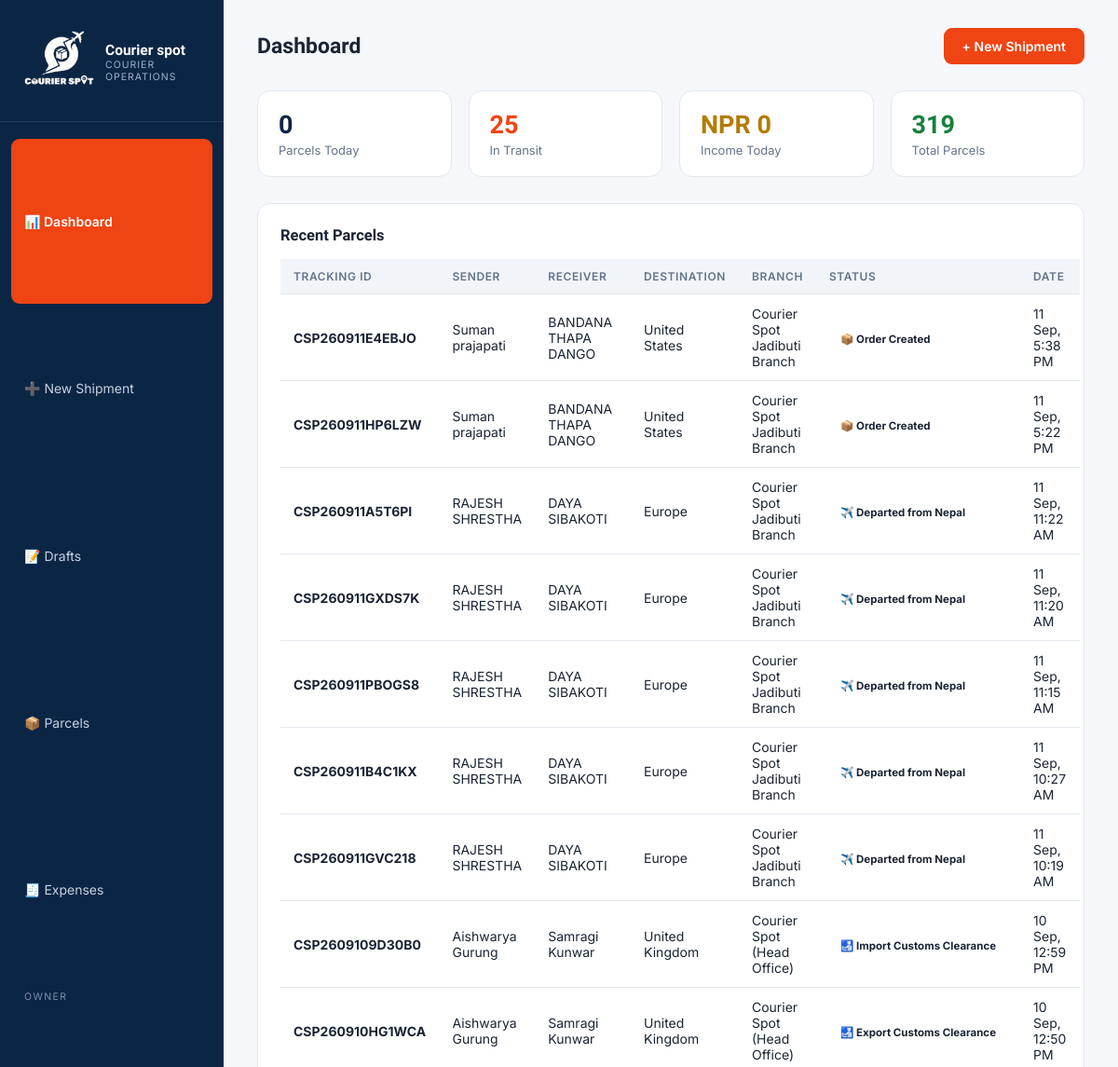
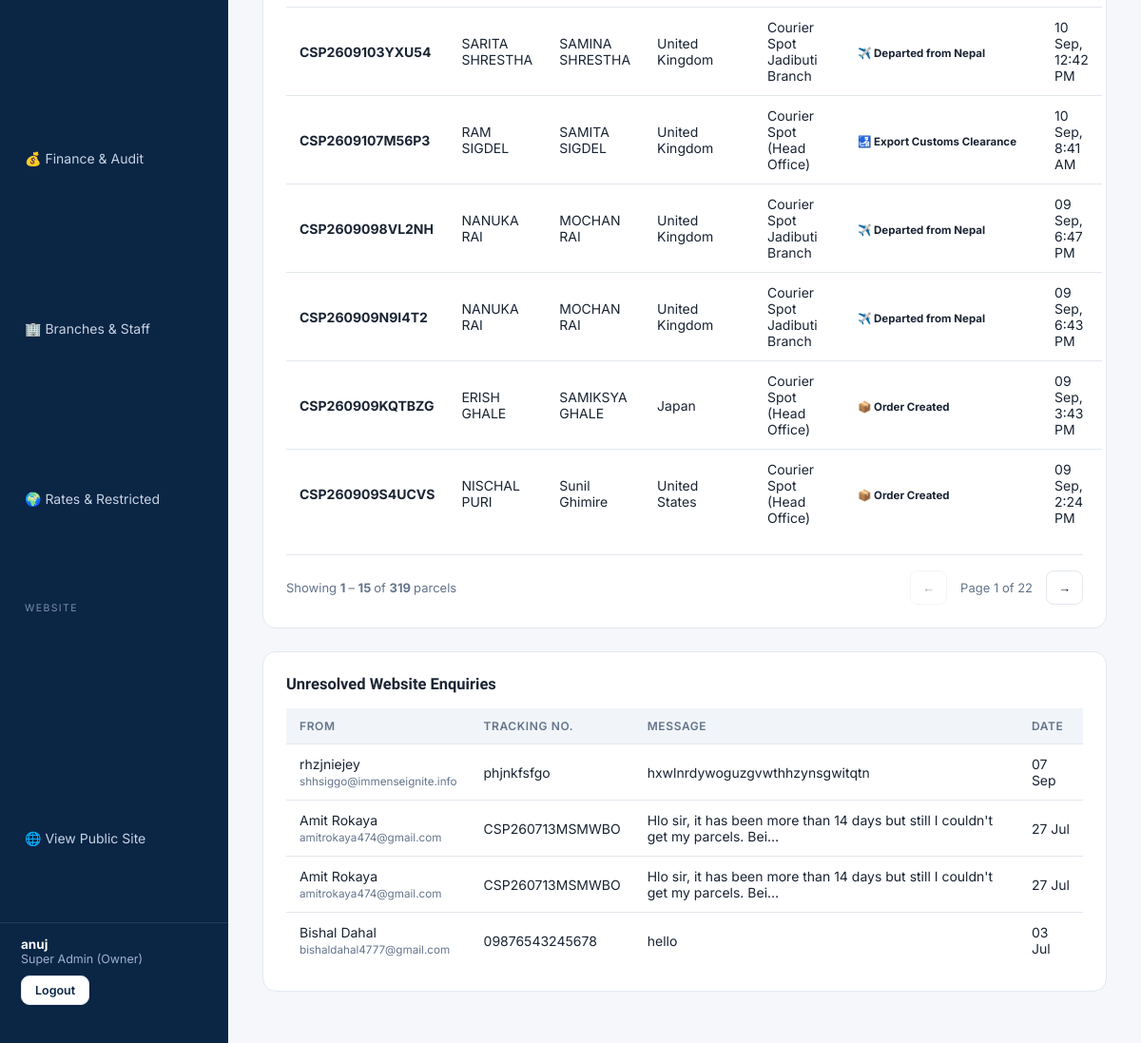
Screenshot of /panel/ (signed in) with the database file from the repository (2 pictures, top to bottom).
### accounts/models.py (models this page shows, shortened)
class User(AbstractUser):
    class Roles(models.TextChoices):
        SUPERADMIN = 'SUPERADMIN', 'Super Admin (Owner)'
        BRANCH_ADMIN = 'BRANCH_ADMIN', 'Branch Admin'
        STAFF = 'STAFF', 'Staff'
        CUSTOMER = 'CUSTOMER', 'Customer'
    role = models.CharField(max_length=20, choices=Roles.choices, default=Roles.CUSTOMER)
    branch = models.ForeignKey('operations.Branch', null=True, blank=True,
                               on_delete=models.SET_NULL, related_name='users')
    phone = models.CharField(max_length=20, blank=True)
    address = models.CharField(max_length=255, blank=True)
    @property
    def is_owner(self):
        return self.role == self.Roles.SUPERADMIN
    @property
    def is_panel_user(self):
        return self.role in (self.Roles.SUPERADMIN, self.Roles.BRANCH_ADMIN, self.Roles.STAFF)

### tracking/models.py (models this page shows, shortened)
class Parcel(models.Model):
    class Status(models.TextChoices):
        ORDER_CREATED = 'ORDER_CREATED', '📦 Order Created'
        COLLECTED = 'COLLECTED', '✅ Parcel Collected'
        RECEIVED_BRANCH = 'RECEIVED_BRANCH', '🏢 Received at Courier Spot Branch'
        PROCESSED = 'PROCESSED', '📋 Shipment Processed'
        TRANSFERRED_HUB = 'TRANSFERRED_HUB', '🚚 Transferred to Kathmandu Export Hub'
        EXPORT_CUSTOMS = 'EXPORT_CUSTOMS', '🛃 Export Customs Clearance'
        DEPARTED = 'DEPARTED', '✈️ Departed from Nepal'
        IN_TRANSIT = 'IN_TRANSIT', '🌍 In Transit'
        ARRIVED_DEST = 'ARRIVED_DEST', 'Arrived at Destination Country'
        IMPORT_CUSTOMS = 'IMPORT_CUSTOMS', '🛃 Import Customs Clearance'
        TRANSFERRED_LOCAL = 'TRANSFERRED_LOCAL', '🚛 Transferred to Local Delivery Partner'
        OUT_FOR_DELIVERY = 'OUT_FOR_DELIVERY', '🚚 Out for Delivery'
        DELIVERED = 'DELIVERED', '✅ Delivered'
        CANCELLED = 'CANCELLED', 'Cancelled'
    CARRIERS = [('FEDEX', 'FedEx'), ('DHL', 'DHL Express'), ('ARAMEX', 'Aramex'),
                 ('DPD', 'DPD'),('UPS', 'UPS'),('LHR', 'LHR'),('AMS', 'AMS'),]
    tracking_id = models.CharField(max_length=20, unique=True, editable=False)
    branch = models.ForeignKey('operations.Branch', on_delete=models.PROTECT, related_name='parcels')
    sender_name = models.CharField(max_length=120)
    sender_phone = models.CharField(max_length=20)
    sender_address = models.CharField(max_length=255)
    sender_email = models.EmailField(blank=True)
    receiver_name = models.CharField(max_length=120)
    receiver_phone = models.CharField(max_length=30)
    receiver_address = models.CharField(max_length=255)
    destination_country = models.CharField(max_length=80)
    receiver_email = models.EmailField(blank=True)
    status = models.CharField(max_length=20, choices=Status.choices, default=Status.ORDER_CREATED)
    carrier = models.CharField(max_length=10, choices=CARRIERS, blank=True)
    carrier_tracking_no = models.CharField(max_length=60, blank=True)
    qr_code = models.ImageField(upload_to='qr/', blank=True)
    created_by = models.ForeignKey(settings.AUTH_USER_MODEL, on_delete=models.PROTECT)
    created_at = models.DateTimeField(auto_now_add=True)
    is_draft = models.BooleanField(default=False)
    draft_customs_tax = models.DecimalField(max_digits=12, decimal_places=2,
                                            null=True, blank=True)
    class Meta:
        ordering = ['-created_at']

### operations/models.py (models this page shows, shortened)
class Branch(models.Model):
    name = models.CharField(max_length=120)
    location = models.CharField(max_length=160, help_text='City / area, e.g. Kathmandu — Dhumbarahi')
    address = models.CharField(max_length=255)
    phone = models.CharField(max_length=40)
    email = models.EmailField(blank=True)
    is_active = models.BooleanField(default=True)
    created_at = models.DateTimeField(auto_now_add=True)
    class Meta:
        verbose_name_plural = 'Branches'

### core/models.py (models this page shows, shortened)
class ContactEnquiry(models.Model):
    name = models.CharField(max_length=120)
    email = models.EmailField()
    tracking_number = models.CharField(max_length=30, blank=True)
    message = models.TextField()
    parcel = models.ForeignKey('tracking.Parcel', null=True, blank=True, on_delete=models.SET_NULL)
    created_at = models.DateTimeField(auto_now_add=True)
    is_resolved = models.BooleanField(default=False)
    class Meta:
        verbose_name_plural = 'Contact enquiries'
        ordering = ['-created_at']

### operations/views.py (the view)
# urls.py: path('panel/', ops.dashboard, name='panel_dashboard'),
@panel_required
def dashboard(request):
    today = timezone.localdate()
    parcels = branch_scope(Parcel.objects.filter(is_draft=False), request.user)
    invoices = branch_scope(Invoice.objects.all(), request.user)
    drafts = branch_scope(Parcel.objects.filter(is_draft=True), request.user)
    recent_parcels = parcels.select_related('branch').order_by('-created_at')
    paginator = Paginator(recent_parcels, 15)
    page_number = request.GET.get('page')
    recent = paginator.get_page(page_number)
    ctx = {
        'today_parcels': parcels.filter(created_at__date=today).count(),
        'total_parcels': parcels.count(),
        'in_transit': parcels.filter(status=Parcel.Status.IN_TRANSIT).count(),
        'today_income': invoices.filter(created_at__date=today).aggregate(s=Sum('grand_total'))['s'] or 0,
        'recent': recent,
        'draft_count': drafts.count(),
        'enquiries': ContactEnquiry.objects.filter(is_resolved=False)[:5] if request.user.is_owner else None,
    }
    return render(request, 'panel/dashboard.html', ctx)

### operations/views.py (called while the page is built)
def panel_required(view):
    @wraps(view)
    @login_required
    def wrapper(request, *a, **kw):
        if not request.user.is_panel_user:
            return HttpResponseForbidden('Staff panel access only.')
        return view(request, *a, **kw)
    return wrapper

def branch_scope(qs, user):
    return qs if user.is_owner else qs.filter(branch=user.branch)

### templates/panel/dashboard.html (shortened to what this page needs)
{% extends "panel/base_panel.html" %}
{% block content %}
<div class="topbar">
    <h1>Dashboard</h1>
    <a class="btn" href="{% url 'shipment_create' %}">
        + New Shipment
    </a>
</div>
<div class="stats">
    <div class="stat">
        <div class="n">
            {{ today_parcels }}
        </div>
        <div class="l">
            Parcels Today
        </div>
    </div>
    <div class="stat">
        <div class="n red">
            {{ in_transit }}
        </div>
        <div class="l">
            In Transit
        </div>
    </div>
    <div class="stat">
        <div class="n gold">
            NPR {{ today_income|floatformat:0 }}
        </div>
        <div class="l">
            Income Today
        </div>
    </div>
    <div class="stat">
        <div class="n green">
            {{ total_parcels }}
        </div>
        <div class="l">
            Total Parcels
        </div>
    </div>
</div>
<div class="card">
    <h3>Recent Parcels</h3>
    <table>
        <thead>
            <tr>
                <th>TRACKING ID</th>
                <th>SENDER</th>
                <th>RECEIVER</th>
                <th>DESTINATION</th>
                <th>BRANCH</th>
                <th>STATUS</th>
                <th>DATE</th>
            </tr>
        </thead>
        <tbody>
            {% for p in recent %}
            <tr
                onclick="location='{% url 'parcel_detail' p.pk %}'"
                style="cursor: pointer;"
            >
                <td>
                    <b>{{ p.tracking_id }}</b>
                </td>
                <td>
                    {{ p.sender_name }}
                </td>
                <td>
                    {{ p.receiver_name }}
                </td>
                <td>
                    {{ p.destination_country }}
                </td>
                <td>
                    {{ p.branch.name }}
                </td>
                <td>
                    <span class="pill pi-{{ p.status }}">
                        {{ p.get_status_display }}
                    </span>
                </td>
                <td>
                    {{ p.created_at|date:"d M, g:i A" }}
                </td>
            </tr>
            {% endfor %}
        </tbody>
    </table>
    {% if recent.has_other_pages %}
    <div class="pagination">
        <div class="pagination-left">
            Showing
            <strong>
                {{ recent.start_index }}
            </strong>
            –
            <strong>
                {{ recent.end_index }}
            </strong>
            of
            <strong>
                {{ recent.paginator.count }}
            </strong>
            parcels
        </div>
        <div class="pagination-right">
            {% if recent.has_previous %}
                <a
                    href="?page={{ recent.previous_page_number }}"
                    class="page-btn"
                    aria-label="Previous page"
                >
                    ←
                </a>
            {% else %}
                <span
                    class="page-btn disabled"
                    aria-disabled="true"
                >
                    ←
                </span>
            {% endif %}
            <span class="page-info">
                Page
                {{ recent.number }}
                of
                {{ recent.paginator.num_pages }}
            </span>
            {% if recent.has_next %}
                <a
                    href="?page={{ recent.next_page_number }}"
                    class="page-btn"
                    aria-label="Next page"
                >
                    →
                </a>
            {% endif %}
        </div>
    </div>
    {% endif %}
</div>
{% if enquiries %}
<div class="card">
    <h3>
        Unresolved Website Enquiries
    </h3>
    <table>
        <thead>
            <tr>
                <th>FROM</th>
                <th>TRACKING NO.</th>
                <th>MESSAGE</th>
                <th>DATE</th>
            </tr>
        </thead>
        <tbody>
            {% for e in enquiries %}
            <tr>
                <td>
                    {{ e.name }}
                    <br>
                    <small style="color: var(--muted);">
                        {{ e.email }}
                    </small>
                </td>
                <td>
                    {{ e.tracking_number|default:"—" }}
                </td>
                <td>
                    {{ e.message|truncatechars:80 }}
                </td>
                <td>
                    {{ e.created_at|date:"d M" }}
                </td>
            </tr>
            {% endfor %}
        </tbody>
    </table>
</div>
{% endif %}
{% endblock %}

### templates/panel/base_panel.html (shortened to what this page needs)
{% load static %}
<!DOCTYPE html>
<html lang="en">
<head>
</head>
<body>
<aside class="side">
  {% load static %}
  <a class="brand" href="{% url 'panel_dashboard' %}">
     <img src="{% static 'courierspotlogowhite.png' %}" alt="Courier Spot" style="height:80px;width:auto;display:block">
    <span><b>Courier spot</b><small>COURIER OPERATIONS</small></span>
  </a>
  <nav>
    <a href="{% url 'panel_dashboard' %}" class="{% if request.resolver_match.url_name == 'panel_dashboard' %}active{% endif %}">📊 Dashboard</a>
    <a href="{% url 'shipment_create' %}" class="{% if request.resolver_match.url_name == 'shipment_create' %}active{% endif %}">➕ New Shipment</a>
    <a href="{% url 'drafts' %}" class="{% if request.resolver_match.url_name == 'drafts' or request.resolver_match.url_name == 'draft_edit' %}active{% endif %}">📝 Drafts</a>
    <a href="{% url 'parcel_list' %}" class="{% if request.resolver_match.url_name == 'parcel_list' %}active{% endif %}">📦 Parcels</a>
    <a href="{% url 'expenses' %}" class="{% if request.resolver_match.url_name == 'expenses' %}active{% endif %}">🧾 Expenses</a>
    {% if user.is_owner %}
    <div class="sec">OWNER</div>
    <a href="{% url 'finance' %}" class="{% if request.resolver_match.url_name == 'finance' %}active{% endif %}">💰 Finance & Audit</a>
    <a href="{% url 'branches' %}" class="{% if request.resolver_match.url_name == 'branches' %}active{% endif %}">🏢 Branches & Staff</a>
    <a href="{% url 'rates_manage' %}" class="{% if request.resolver_match.url_name == 'rates_manage' %}active{% endif %}">🌍 Rates & Restricted</a>
    {% endif %}
    <div class="sec">WEBSITE</div>
    <a href="/" target="_blank">🌐 View Public Site</a>
  </nav>
  <div class="foot">
    <b>{{ user.first_name|default:user.username }}</b>
    {{ user.get_role_display }}{% if user.branch %} · {{ user.branch.name }}{% endif %}
    <form method="post" action="{% url 'logout' %}" style="margin-top:10px">{% csrf_token %}
      <button class="btn ghost" style="padding:7px 14px;font-size:12.5px">Logout</button></form>
  </div>
</aside>
<main class="main">
  {% block content %}{% endblock %}
</main>
</body>
</html>

### templates/panel/base_panel.html (style rules this page uses)
:root { --navy:#0B2545;--navy-2:#13315C;--crimson:#EF4413;--crimson-2:#F76B3F;--gold:#F2A900; --bg:#F5F7FA;--card:#FFFFFF;--border:#E3E8EF;--text:#1A2433;--muted:#64748B }
* { margin:0;padding:0;box-sizing:border-box }
body { font-family:'Inter',sans-serif;background:var(--bg);color:var(--text);display:flex;min-height:100vh }
a { text-decoration:none;color:inherit }
h1,h2,h3 { font-family:'Sora',sans-serif }
.side { width:240px;background:var(--navy);color:#fff;padding:26px 0;display:flex;flex-direction:column;position:fixed;top:0;bottom:0 }
.side .brand { display:flex;align-items:center;gap:11px;padding:0 22px 24px;border-bottom:1px solid rgba(255,255,255,.1);margin-bottom:18px }
.side .brand b { font-family:'Sora';font-size:15.5px }
.side .brand small { display:block;font-size:10.5px;color:#9DB2CE;letter-spacing:1px }
.side nav { display:grid;gap:2px;padding:0 12px;flex:1 }
.side nav a { padding:11px 14px;border-radius:9px;font-size:14px;color:#C7D3E3;display:flex;gap:11px;align-items:center;transition:background .2s,color .2s }
.side nav a.active { background:var(--crimson);color:#fff;font-weight:600 }
.side .sec { font-size:10.5px;letter-spacing:1.4px;color:#7B8FAB;padding:18px 14px 6px }
.side .foot { padding:14px 22px;border-top:1px solid rgba(255,255,255,.1);font-size:12.5px;color:#9DB2CE }
.side .foot b { color:#fff;display:block;font-size:13.5px }
.main { margin-left:240px;flex:1;padding:30px 36px;max-width:calc(100vw - 240px) }
.topbar { display:flex;justify-content:space-between;align-items:center;margin-bottom:28px;gap:18px;flex-wrap:wrap }
.topbar h1 { font-size:23px }
.btn { display:inline-flex;align-items:center;gap:8px;background:var(--crimson);color:#fff;border:none;padding:11px 20px;border-radius:9px;font-weight:600;font-size:14px;cursor:pointer;font-family:inherit;transition:background .2s,transform .2s }
.btn.ghost { background:#fff;color:var(--navy);border:1px solid var(--border) }
.stats { display:grid;grid-template-columns:repeat(auto-fit,minmax(190px,1fr));gap:18px;margin-bottom:28px }
.stat { background:var(--card);border:1px solid var(--border);border-radius:14px;padding:20px 22px }
.stat .n { font-family:'Sora';font-size:27px;font-weight:800;color:var(--navy) }
.stat .n.red { color:var(--crimson) }
.stat .n.green { color:#15803D }
.stat .n.gold { color:#B47B00 }
.stat .l { font-size:13px;color:var(--muted);margin-top:3px }
.card { background:var(--card);border:1px solid var(--border);border-radius:14px;padding:24px;margin-bottom:24px }
.card h3 { font-size:16.5px;margin-bottom:16px }
table { width:100%;border-collapse:collapse;font-size:14px }
th { text-align:left;padding:11px 14px;background:#F1F5F9;color:var(--muted);font-size:12px;letter-spacing:.6px;font-weight:600 }
td { padding:12px 14px;border-top:1px solid var(--border) }
.pill { padding:4px 12px;border-radius:999px;font-size:11.5px;font-weight:700;white-space:nowrap }

### templates/panel/dashboard.html (style rules this page uses)
.pagination { display: flex; align-items: center; justify-content: space-between; gap: 12px; margin-top: 18px; padding-top: 16px; border-top: 1px solid var(--border); }
.pagination-left { color: var(--muted); font-size: 13px; }
.pagination-right { display: flex; align-items: center; gap: 6px; }
.page-btn { display: inline-flex; align-items: center; justify-content: center; min-width: 36px; height: 36px; padding: 0 12px; border: 1px solid var(--border); border-radius: 8px; background: var(--card); color: inherit; text-decoration: none; font-size: 13px; font-weight: 500; transition: all 0.2s ease; }
.page-btn.disabled { opacity: 0.4; pointer-events: none; }
.page-info { padding: 0 8px; color: var(--muted); font-size: 13px; white-space: nowrap; }

### rows the page displays
User: first_name "anuj", role "Super Admin (Owner)"
Parcel: tracking_id "CSP260911E4EBJO", sender_name "Suman prajapati", receiver_name "BANDANA THAPA DANGO", destination_country "United States", branch.name "Courier Spot Jadibuti Branch", status "📦 Order Created", created_at "11 Sep, 5:38 PM"
Parcel: tracking_id "CSP260911HP6LZW", sender_name "Suman prajapati", receiver_name "BANDANA THAPA DANGO", destination_country "United States", branch.name "Courier Spot Jadibuti Branch", status "📦 Order Created", created_at "11 Sep, 5:22 PM"
Parcel: tracking_id "CSP260911A5T6PI", sender_name "RAJESH SHRESTHA", receiver_name "DAYA SIBAKOTI", destination_country "Europe", branch.name "Courier Spot Jadibuti Branch", status "✈️ Departed from Nepal", created_at "11 Sep, 11:22 AM"
Parcel: tracking_id "CSP260911GXDS7K", sender_name "RAJESH SHRESTHA", receiver_name "DAYA SIBAKOTI", destination_country "Europe", branch.name "Courier Spot Jadibuti Branch", status "✈️ Departed from Nepal", created_at "11 Sep, 11:20 AM"
Parcel: tracking_id "CSP260911PBOGS8", sender_name "RAJESH SHRESTHA", receiver_name "DAYA SIBAKOTI", destination_country "Europe", branch.name "Courier Spot Jadibuti Branch", status "✈️ Departed from Nepal", created_at "11 Sep, 11:15 AM"
Parcel: tracking_id "CSP260911B4C1KX", sender_name "RAJESH SHRESTHA", receiver_name "DAYA SIBAKOTI", destination_country "Europe", branch.name "Courier Spot Jadibuti Branch", status "✈️ Departed from Nepal", created_at "11 Sep, 10:27 AM"
Parcel: tracking_id "CSP260911GVC218", sender_name "RAJESH SHRESTHA", receiver_name "DAYA SIBAKOTI", destination_country "Europe", branch.name "Courier Spot Jadibuti Branch", status "✈️ Departed from Nepal", created_at "11 Sep, 10:19 AM"
Parcel: tracking_id "CSP2609109D30B0", sender_name "Aishwarya Gurung", receiver_name "Samragi Kunwar", destination_country "United Kingdom", branch.name "Courier Spot (Head Office)", status "🛃 Import Customs Clearance", created_at "10 Sep, 12:59 PM"
Parcel: tracking_id "CSP260910HG1WCA", sender_name "Aishwarya Gurung", receiver_name "Samragi Kunwar", destination_country "United Kingdom", branch.name "Courier Spot (Head Office)", status "🛃 Export Customs Clearance", created_at "10 Sep, 12:50 PM"
Parcel: tracking_id "CSP2609103YXU54", sender_name "SARITA SHRESTHA", receiver_name "SAMINA SHRESTHA", destination_country "United Kingdom", branch.name "Courier Spot Jadibuti Branch", status "✈️ Departed from Nepal", created_at "10 Sep, 12:42 PM"
Parcel: tracking_id "CSP2609107M56P3", sender_name "RAM SIGDEL", receiver_name "SAMITA SIGDEL", destination_country "United Kingdom", branch.name "Courier Spot (Head Office)", status "🛃 Export Customs Clearance", created_at "10 Sep, 8:41 AM"
Parcel: tracking_id "CSP2609098VL2NH", sender_name "NANUKA RAI", receiver_name "MOCHAN RAI", destination_country "United Kingdom", branch.name "Courier Spot Jadibuti Branch", status "✈️ Departed from Nepal", created_at "09 Sep, 6:47 PM"
Parcel: tracking_id "CSP260909N9I4T2", sender_name "NANUKA RAI", receiver_name "MOCHAN RAI", destination_country "United Kingdom", branch.name "Courier Spot Jadibuti Branch", status "✈️ Departed from Nepal", created_at "09 Sep, 6:43 PM"
Parcel: tracking_id "CSP260909KQTBZG", sender_name "ERISH GHALE", receiver_name "SAMIKSYA GHALE", destination_country "Japan", branch.name "Courier Spot (Head Office)", status "📦 Order Created", created_at "09 Sep, 3:43 PM"
Parcel: tracking_id "CSP260909S4UCVS", sender_name "NISCHAL PURI", receiver_name "Sunil Ghimire", destination_country "United States", branch.name "Courier Spot (Head Office)", status "📦 Order Created", created_at "09 Sep, 2:24 PM"
ContactEnquiry: name "rhzjniejey", email "shhsiggo@immenseignite.info", tracking_number "phjnkfsfgo", message "hxwlnrdywoguzgvwthhzynsgwitqtn", created_at "07 Sep"
ContactEnquiry: name "Amit Rokaya", email "amitrokaya474@gmail.com", tracking_number "CSP260713MSMWBO", message "Hlo sir, it has been more than 14 days but still I couldn't get my parcels. Bei…", created_at "27 Jul"
ContactEnquiry: name "Amit Rokaya", email "amitrokaya474@gmail.com", tracking_number "CSP260713MSMWBO", message "Hlo sir, it has been more than 14 days but still I couldn't get my parcels. Bei…", created_at "27 Jul"
ContactEnquiry: name "Bishal Dahal", email "bishaldahal4777@gmail.com", tracking_number "09876543245678", message "hello", created_at "03 Jul"

### other values shown
{{ today_parcels }} "0"
{{ in_transit }} "25"
{{ today_income|floatformat:0 }} "0"
{{ total_parcels }} "319"
{{ recent.start_index }} "1"
{{ recent.end_index }} "15"
{{ recent.paginator.count }} "319"
{{ recent.number }} "1"
{{ recent.paginator.num_pages }} "22"
